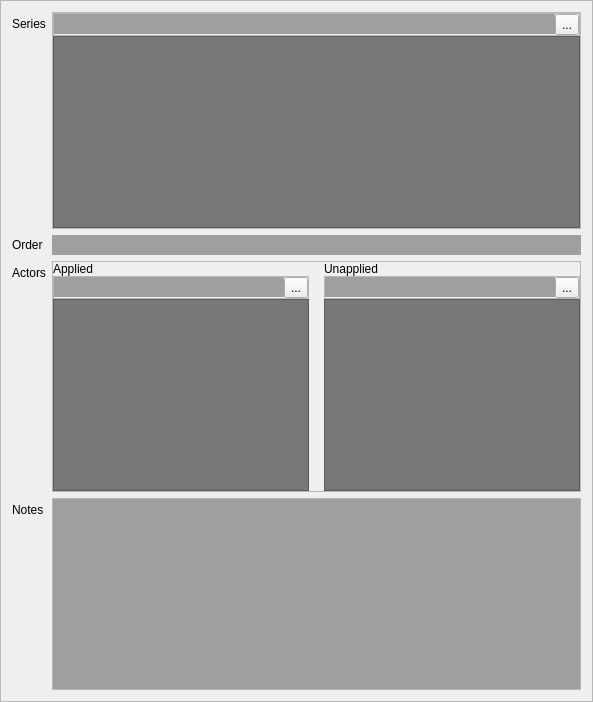
    <widget class="QFrame" name="frame_2">
     <property name="frameShape">
      <enum>QFrame::StyledPanel</enum>
     </property>
     <property name="frameShadow">
      <enum>QFrame::Sunken</enum>
     </property>
     <layout class="QFormLayout" name="formLayout_2">
      <item row="0" column="0">
       <widget class="QLabel" name="label_3">
        <property name="text">
         <string>Series</string>
        </property>
       </widget>
      </item>
      <item row="1" column="0">
       <widget class="QLabel" name="label_4">
        <property name="text">
         <string>Order</string>
        </property>
       </widget>
      </item>
      <item row="1" column="1">
       <widget class="QLineEdit" name="order">
        <property name="palette">
         <palette>
          <active>
           <colorrole role="Base">
            <brush brushstyle="SolidPattern">
             <color alpha="255">
              <red>159</red>
              <green>159</green>
              <blue>159</blue>
             </color>
            </brush>
           </colorrole>
          </active>
          <inactive>
           <colorrole role="Base">
            <brush brushstyle="SolidPattern">
             <color alpha="255">
              <red>159</red>
              <green>159</green>
              <blue>159</blue>
             </color>
            </brush>
           </colorrole>
          </inactive>
          <disabled>
           <colorrole role="Base">
            <brush brushstyle="SolidPattern">
             <color alpha="255">
              <red>108</red>
              <green>108</green>
              <blue>108</blue>
             </color>
            </brush>
           </colorrole>
          </disabled>
         </palette>
        </property>
        <property name="autoFillBackground">
         <bool>true</bool>
        </property>
        <property name="frame">
         <bool>false</bool>
        </property>
       </widget>
      </item>
      <item row="3" column="0">
       <widget class="QLabel" name="label_27">
        <property name="text">
         <string>Actors</string>
        </property>
       </widget>
      </item>
      <item row="0" column="1">
       <widget class="QFrame" name="series_bleh">
        <property name="frameShape">
         <enum>QFrame::StyledPanel</enum>
        </property>
        <property name="frameShadow">
         <enum>QFrame::Raised</enum>
        </property>
        <layout class="QVBoxLayout" name="verticalLayout">
         <property name="spacing">
          <number>0</number>
         </property>
         <property name="leftMargin">
          <number>0</number>
         </property>
         <property name="topMargin">
          <number>0</number>
         </property>
         <property name="rightMargin">
          <number>0</number>
         </property>
         <property name="bottomMargin">
          <number>0</number>
         </property>
         <item>
          <widget class="QFrame" name="frame_8">
           <property name="frameShape">
            <enum>QFrame::StyledPanel</enum>
           </property>
           <property name="frameShadow">
            <enum>QFrame::Raised</enum>
           </property>
           <layout class="QHBoxLayout" name="horizontalLayout_2">
            <property name="spacing">
             <number>0</number>
            </property>
            <property name="leftMargin">
             <number>0</number>
            </property>
            <property name="topMargin">
             <number>0</number>
            </property>
            <property name="rightMargin">
             <number>0</number>
            </property>
            <property name="bottomMargin">
             <number>0</number>
            </property>
            <item>
             <widget class="QLineEdit" name="series">
              <property name="palette">
               <palette>
                <active>
                 <colorrole role="Base">
                  <brush brushstyle="SolidPattern">
                   <color alpha="255">
                    <red>159</red>
                    <green>159</green>
                    <blue>159</blue>
                   </color>
                  </brush>
                 </colorrole>
                </active>
                <inactive>
                 <colorrole role="Base">
                  <brush brushstyle="SolidPattern">
                   <color alpha="255">
                    <red>159</red>
                    <green>159</green>
                    <blue>159</blue>
                   </color>
                  </brush>
                 </colorrole>
                </inactive>
                <disabled>
                 <colorrole role="Base">
                  <brush brushstyle="SolidPattern">
                   <color alpha="255">
                    <red>108</red>
                    <green>108</green>
                    <blue>108</blue>
                   </color>
                  </brush>
                 </colorrole>
                </disabled>
               </palette>
              </property>
              <property name="autoFillBackground">
               <bool>true</bool>
              </property>
              <property name="frame">
               <bool>false</bool>
              </property>
             </widget>
            </item>
            <item>
             <widget class="QToolButton" name="series_button">
              <property name="text">
               <string>...</string>
              </property>
             </widget>
            </item>
           </layout>
          </widget>
         </item>
         <item>
          <widget class="QListWidget" name="series_list">
           <property name="styleSheet">
            <string notr="true">QListWidget{background:rgb(120,120,120)}
QListWidget::item:selected{background: rgb(219, 219, 219)}
QListWidget::item:selected{color:black} </string>
           </property>
           <property name="editTriggers">
            <set>QAbstractItemView::NoEditTriggers</set>
           </property>
           <property name="alternatingRowColors">
            <bool>false</bool>
           </property>
          </widget>
         </item>
        </layout>
       </widget>
      </item>
      <item row="3" column="1">
       <widget class="QFrame" name="frame_18">
        <property name="frameShape">
         <enum>QFrame::StyledPanel</enum>
        </property>
        <property name="frameShadow">
         <enum>QFrame::Raised</enum>
        </property>
        <layout class="QGridLayout" name="gridLayout_6">
         <property name="leftMargin">
          <number>0</number>
         </property>
         <property name="topMargin">
          <number>0</number>
         </property>
         <property name="rightMargin">
          <number>0</number>
         </property>
         <property name="bottomMargin">
          <number>0</number>
         </property>
         <property name="horizontalSpacing">
          <number>15</number>
         </property>
         <property name="verticalSpacing">
          <number>0</number>
         </property>
         <item row="1" column="1">
          <widget class="QFrame" name="frame_21">
           <property name="frameShape">
            <enum>QFrame::StyledPanel</enum>
           </property>
           <property name="frameShadow">
            <enum>QFrame::Raised</enum>
           </property>
           <layout class="QHBoxLayout" name="horizontalLayout_16">
            <property name="spacing">
             <number>0</number>
            </property>
            <property name="leftMargin">
             <number>0</number>
            </property>
            <property name="topMargin">
             <number>0</number>
            </property>
            <property name="rightMargin">
             <number>0</number>
            </property>
            <property name="bottomMargin">
             <number>0</number>
            </property>
            <item>
             <widget class="QLineEdit" name="actors_no">
              <property name="palette">
               <palette>
                <active>
                 <colorrole role="Base">
                  <brush brushstyle="SolidPattern">
                   <color alpha="255">
                    <red>159</red>
                    <green>159</green>
                    <blue>159</blue>
                   </color>
                  </brush>
                 </colorrole>
                </active>
                <inactive>
                 <colorrole role="Base">
                  <brush brushstyle="SolidPattern">
                   <color alpha="255">
                    <red>159</red>
                    <green>159</green>
                    <blue>159</blue>
                   </color>
                  </brush>
                 </colorrole>
                </inactive>
                <disabled>
                 <colorrole role="Base">
                  <brush brushstyle="SolidPattern">
                   <color alpha="255">
                    <red>108</red>
                    <green>108</green>
                    <blue>108</blue>
                   </color>
                  </brush>
                 </colorrole>
                </disabled>
               </palette>
              </property>
              <property name="autoFillBackground">
               <bool>true</bool>
              </property>
              <property name="frame">
               <bool>false</bool>
              </property>
             </widget>
            </item>
            <item>
             <widget class="QToolButton" name="actors_no_button">
              <property name="text">
               <string>...</string>
              </property>
             </widget>
            </item>
           </layout>
          </widget>
         </item>
         <item row="1" column="0">
          <widget class="QFrame" name="frame_20">
           <property name="frameShape">
            <enum>QFrame::StyledPanel</enum>
           </property>
           <property name="frameShadow">
            <enum>QFrame::Raised</enum>
           </property>
           <layout class="QHBoxLayout" name="horizontalLayout_15">
            <property name="spacing">
             <number>0</number>
            </property>
            <property name="leftMargin">
             <number>0</number>
            </property>
            <property name="topMargin">
             <number>0</number>
            </property>
            <property name="rightMargin">
             <number>0</number>
            </property>
            <property name="bottomMargin">
             <number>0</number>
            </property>
            <item>
             <widget class="QLineEdit" name="actors_yes">
              <property name="palette">
               <palette>
                <active>
                 <colorrole role="Base">
                  <brush brushstyle="SolidPattern">
                   <color alpha="255">
                    <red>159</red>
                    <green>159</green>
                    <blue>159</blue>
                   </color>
                  </brush>
                 </colorrole>
                </active>
                <inactive>
                 <colorrole role="Base">
                  <brush brushstyle="SolidPattern">
                   <color alpha="255">
                    <red>159</red>
                    <green>159</green>
                    <blue>159</blue>
                   </color>
                  </brush>
                 </colorrole>
                </inactive>
                <disabled>
                 <colorrole role="Base">
                  <brush brushstyle="SolidPattern">
                   <color alpha="255">
                    <red>108</red>
                    <green>108</green>
                    <blue>108</blue>
                   </color>
                  </brush>
                 </colorrole>
                </disabled>
               </palette>
              </property>
              <property name="autoFillBackground">
               <bool>true</bool>
              </property>
              <property name="frame">
               <bool>false</bool>
              </property>
             </widget>
            </item>
            <item>
             <widget class="QToolButton" name="actors_yes_button">
              <property name="text">
               <string>...</string>
              </property>
             </widget>
            </item>
           </layout>
          </widget>
         </item>
         <item row="2" column="1">
          <widget class="QListWidget" name="actors_no_list">
           <property name="styleSheet">
            <string notr="true">QListWidget{background:rgb(120,120,120)}
QListWidget::item:selected{background: rgb(219, 219, 219)}
QListWidget::item:selected{color:black} </string>
           </property>
           <property name="editTriggers">
            <set>QAbstractItemView::NoEditTriggers</set>
           </property>
          </widget>
         </item>
         <item row="0" column="1">
          <widget class="QLabel" name="label_36">
           <property name="text">
            <string>Unapplied</string>
           </property>
          </widget>
         </item>
         <item row="2" column="0">
          <widget class="QListWidget" name="actors_yes_list">
           <property name="styleSheet">
            <string notr="true">QListWidget{background:rgb(120,120,120)}
QListWidget::item:selected{background: rgb(219, 219, 219)}
QListWidget::item:selected{color:black} </string>
           </property>
           <property name="editTriggers">
            <set>QAbstractItemView::NoEditTriggers</set>
           </property>
          </widget>
         </item>
         <item row="0" column="0">
          <widget class="QLabel" name="label_37">
           <property name="text">
            <string>Applied</string>
           </property>
          </widget>
         </item>
        </layout>
       </widget>
      </item>
      <item row="5" column="0">
       <widget class="QLabel" name="label_35">
        <property name="text">
         <string>Notes</string>
        </property>
       </widget>
      </item>
      <item row="5" column="1">
       <widget class="QTextEdit" name="notes">
        <property name="palette">
         <palette>
          <active>
           <colorrole role="Base">
            <brush brushstyle="SolidPattern">
             <color alpha="255">
              <red>159</red>
              <green>159</green>
              <blue>159</blue>
             </color>
            </brush>
           </colorrole>
          </active>
          <inactive>
           <colorrole role="Base">
            <brush brushstyle="SolidPattern">
             <color alpha="255">
              <red>159</red>
              <green>159</green>
              <blue>159</blue>
             </color>
            </brush>
           </colorrole>
          </inactive>
          <disabled>
           <colorrole role="Base">
            <brush brushstyle="SolidPattern">
             <color alpha="255">
              <red>108</red>
              <green>108</green>
              <blue>108</blue>
             </color>
            </brush>
           </colorrole>
          </disabled>
         </palette>
        </property>
       </widget>
      </item>
     </layout>
    </widget>
